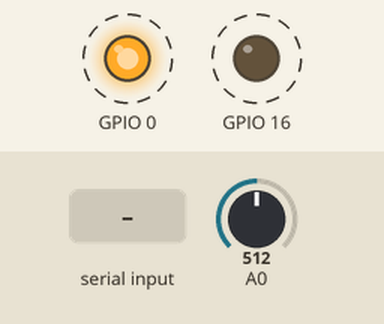
This sketch was run on a simulated ESP8266 (Wemos D1 mini). Shown: output pins drawn as LEDs (lit = HIGH). Dashed ring = blinking. Inputs (shaded band) come from the test bench; at power-on: A0 = 512. WiFi joins after 1.5 s; servers stay silent unless stated; a WiFi scan finds three made-up networks; what the sketch prints to the serial monitor is not drawn.

Above: at 2.4 s.
3.1 s: "scan\n" received over Serial
6.1 s: A0 set to 315
9.1 s: A0 set to 282
At 10.3 s:
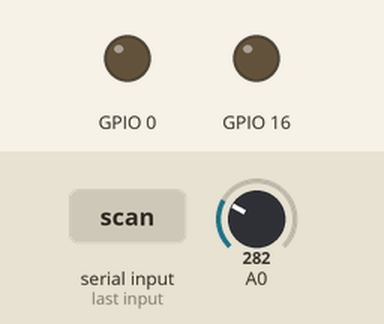
10.6 s: A0 set to 306
At 10.69 s:
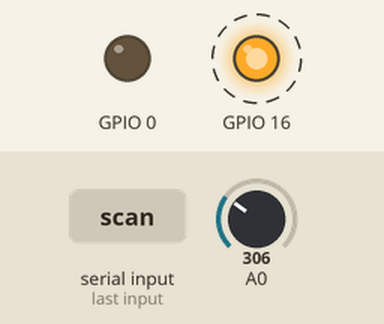
13.6 s: A0 set to 122
At 13.6 s:
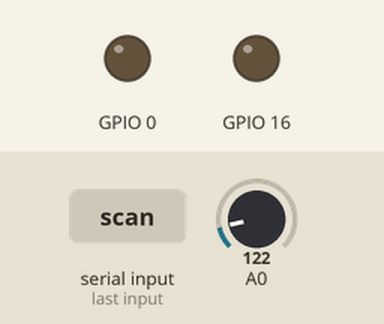
Timing chart, 0 to 16.6 s (numbered marks = the images above; inputs shaded):
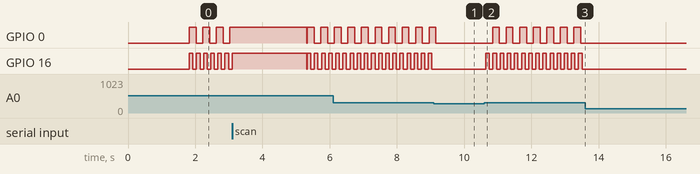

Measured:
- the behaviour switches between 300 and 299 on A0 (found by bisection; images 0 and 1)
- after the input at 9.1 s, GPIO 0: goes on until 9.1 s, then stays LOW; GPIO 16: stops changing and stays LOW
- after the input at 10.6 s, GPIO 0: alternates HIGH for 0.20 s and LOW for 0.20 s, starting after 0.25 s; GPIO 16: alternates HIGH for 0.11 s and LOW for 0.11 s, starting after 0.05 s
- after the input at 13.6 s, GPIO 0, GPIO 16: stops changing and stays LOW
- by itself, GPIO 0: alternates HIGH for 0.20 s and LOW for 0.20 s
- by itself, GPIO 16: alternates HIGH for 0.11 s and LOW for 0.11 s

The sketch:

client_firmware.ino
```cpp
/*
 * Gas Monitoring System - CLIENT FIRMWARE (IMPROVED)
 * ESP8266 Wemos D1 mini with MQ-2 Sensor, LED, and Buzzer
 *
 * Device IDs: 1-4
 * Connects to server WiFi AP and sends gas concentration data
 *
 * IMPROVED: Better diagnostics, auto-reconnect, debug output
 */

#include <ESP8266WiFi.h>
#include "config.h"

// ============================================
// Client Configuration
// ============================================
#define DEVICE_ID 1  // Change to 1-4 for each client device

// WiFi client
WiFiClient client;
bool connected = false;

// Connection attempts tracking
int connectionAttempts = 0;
unsigned long lastConnectionAttempt = 0;

// ============================================
// Sensor and Hardware State
// ============================================
uint16_t gasLevel = 0;
bool gasDetected = false;
bool wasGasDetected = false;

// Timing variables
unsigned long lastSensorRead = 0;
unsigned long lastDataSend = 0;
unsigned long lastLedBlink = 0;
unsigned long lastBuzzerToggle = 0;

// LED and Buzzer state
bool ledState = LOW;
bool buzzerState = LOW;

// ============================================
// Setup
// ============================================
void setup() {
  Serial.begin(115200);
  delay(100);

  Serial.println("\n\n");
  Serial.print("=== Gas Monitor Client - Device ");
  Serial.print(DEVICE_ID);
  Serial.println(" ===\n");

  // Initialize pins
  pinMode(LED_PIN, OUTPUT);
  pinMode(BUZZER_PIN, OUTPUT);
  pinMode(MQ2_PIN, INPUT);

  digitalWrite(LED_PIN, LOW);
  digitalWrite(BUZZER_PIN, LOW);

  // Print configuration
  Serial.println("Configuration:");
  Serial.print("  SSID: ");
  Serial.println(WIFI_SSID);
  Serial.print("  Server: ");
  Serial.print(SERVER_IP_ADDR);
  Serial.print(":");
  Serial.println(SERVER_PORT);
  Serial.print("  Gas Threshold: ");
  Serial.println(GAS_THRESHOLD);
  Serial.println();

  // Connect to WiFi
  connectToWiFi();

  Serial.println("Setup complete!");
  Serial.println();
}

// ============================================
// Main Loop
// ============================================
void loop() {
  unsigned long now = millis();

  // Maintain WiFi connection
  if (WiFi.status() != WL_CONNECTED) {
    if (connected) {
      Serial.println("⚠️  WiFi connection lost!");
      connected = false;
    }

    // Try to reconnect periodically
    if (now - lastConnectionAttempt >= CONNECTION_RETRY_INTERVAL) {
      connectToWiFi();
      lastConnectionAttempt = now;
    }
  }

  // Check if server connection is still alive
  if (WiFi.status() == WL_CONNECTED && connected && !client.connected()) {
    Serial.println("⚠️  Server connection lost!");
    client.stop();
    connected = false;
  }

  // Try to connect to server if WiFi is connected but no server connection
  if (WiFi.status() == WL_CONNECTED && !connected) {
    if (now - lastConnectionAttempt >= CONNECTION_RETRY_INTERVAL) {
      connectToServer();
      lastConnectionAttempt = now;
    }
  }

  // Read sensor at regular intervals
  if (now - lastSensorRead >= SENSOR_READ_INTERVAL) {
    readSensor();
    lastSensorRead = now;
  }

  // Detect gas threshold
  wasGasDetected = gasDetected;
  gasDetected = (gasLevel >= GAS_THRESHOLD);

  // Handle LED blinking when gas detected
  if (gasDetected) {
    if (now - lastLedBlink >= LED_BLINK_INTERVAL) {
      ledState = !ledState;
      digitalWrite(LED_PIN, ledState ? HIGH : LOW);
      lastLedBlink = now;
    }
  } else {
    digitalWrite(LED_PIN, LOW);
  }

  // Handle buzzer when gas detected
  if (gasDetected) {
    if (now - lastBuzzerToggle >= BUZZER_TONE_DURATION) {
      buzzerState = !buzzerState;
      digitalWrite(BUZZER_PIN, buzzerState ? HIGH : LOW);
      lastBuzzerToggle = now;
    }
  } else {
    digitalWrite(BUZZER_PIN, LOW);
    buzzerState = LOW;
  }

  // Send data to server at regular intervals
  if (connected && now - lastDataSend >= DATA_SEND_INTERVAL) {
    sendDataToServer();
    lastDataSend = now;
  }

  // Check for incoming data from server (optional)
  if (client.available()) {
    String response = client.readStringUntil('\n');
    Serial.print("Server response: ");
    Serial.println(response);
  }

  // Handle serial input
  serialEvent();

  delay(10);
}

// ============================================
// WiFi Connection
// ============================================
void connectToWiFi() {
  if (WiFi.status() == WL_CONNECTED) {
    return;
  }

  Serial.print("📡 Connecting to WiFi AP: ");
  Serial.println(WIFI_SSID);

  WiFi.mode(WIFI_STA);
  WiFi.begin(WIFI_SSID, WIFI_PASSWORD);

  connectionAttempts = 0;
  while (WiFi.status() != WL_CONNECTED && connectionAttempts < 20) {
    delay(500);
    Serial.print(".");
    connectionAttempts++;
  }

  Serial.println();

  if (WiFi.status() == WL_CONNECTED) {
    Serial.println("✅ WiFi connected!");
    Serial.print("📍 Local IP: ");
    Serial.println(WiFi.localIP());
    Serial.print("📡 Signal Strength: ");
    Serial.print(WiFi.RSSI());
    Serial.println(" dBm");
    Serial.println();

    // Try to connect to server
    connectToServer();
  } else {
    Serial.println("❌ Failed to connect to WiFi");
    Serial.print("Status: ");
    Serial.println(WiFi.status());
  }
}

// ============================================
// Server Connection
// ============================================
void connectToServer() {
  if (connected) {
    return;
  }

  if (WiFi.status() != WL_CONNECTED) {
    Serial.println("❌ Cannot connect to server - WiFi not connected");
    return;
  }

  Serial.print("🔗 Connecting to server: ");
  Serial.print(SERVER_IP_ADDR);
  Serial.print(":");
  Serial.println(SERVER_PORT);

  if (client.connect(SERVER_IP_ADDR, SERVER_PORT)) {
    connected = true;
    Serial.println("✅ Connected to server!");
    Serial.println();

    // Send initial registration message
    String regMsg = "REG:";
    regMsg += DEVICE_ID;
    regMsg += "\n";
    client.print(regMsg);

    Serial.print("📨 Sent registration: REG:");
    Serial.println(DEVICE_ID);
    Serial.println();

  } else {
    Serial.println("❌ Failed to connect to server");
    Serial.println("   - Check if server is running");
    Serial.println("   - Check network connectivity");
    Serial.println("   - Verify SERVER_IP_ADDR and SERVER_PORT in config.h");
    Serial.println();
    connected = false;
  }
}

// ============================================
// Sensor Reading
// ============================================
void readSensor() {
  gasLevel = analogRead(MQ2_PIN);
}

// ============================================
// Send Data to Server
// ============================================
void sendDataToServer() {
  if (!connected) {
    return;
  }

  // Send data in format: DATA:device_id:gas_level
  String dataMsg = "DATA:";
  dataMsg += DEVICE_ID;
  dataMsg += ":";
  dataMsg += gasLevel;
  dataMsg += "\n";

  if (client.print(dataMsg)) {
    Serial.print("📤 Sent: ");
    Serial.print(dataMsg);
    if (gasDetected) {
      Serial.println("  ⚠️  GAS DETECTED!");
    }
  } else {
    Serial.println("❌ Failed to send data!");
    connected = false;
  }
}

// ============================================
// Serial Debug Commands
// ============================================
void serialEvent() {
  while (Serial.available()) {
    String cmd = Serial.readStringUntil('\n');
    cmd.trim();

    if (cmd == "status") {
      Serial.println("\n╔════════════════════════════════╗");
      Serial.println("║       DEVICE STATUS REPORT       ║");
      Serial.println("╚════════════════════════════════╝");

      Serial.print("Device ID:        ");
      Serial.println(DEVICE_ID);

      Serial.print("WiFi Status:      ");
      Serial.print(WiFi.status() == WL_CONNECTED ? "✅ Connected" : "❌ Disconnected");
      Serial.println();

      if (WiFi.status() == WL_CONNECTED) {
        Serial.print("Local IP:         ");
        Serial.println(WiFi.localIP());
        Serial.print("Signal Strength:  ");
        Serial.print(WiFi.RSSI());
        Serial.println(" dBm");
      }

      Serial.print("Server Status:    ");
      Serial.print(connected ? "✅ Connected" : "❌ Disconnected");
      Serial.println();

      Serial.print("Gas Level:        ");
      Serial.println(gasLevel);

      Serial.print("Gas Threshold:    ");
      Serial.println(GAS_THRESHOLD);

      Serial.print("Gas Detected:     ");
      Serial.println(gasDetected ? "⚠️  YES" : "✅ NO");

      Serial.println();
    }

    else if (cmd == "restart") {
      Serial.println("🔄 Restarting device...");
      delay(1000);
      ESP.restart();
    }

    else if (cmd == "scan") {
      Serial.println("🔍 Scanning for WiFi networks...");
      int networks = WiFi.scanNetworks();
      Serial.print("Found ");
      Serial.print(networks);
      Serial.println(" networks:");

      for (int i = 0; i < networks; i++) {
        Serial.print("  ");
        Serial.print(i + 1);
        Serial.print(": ");
        Serial.print(WiFi.SSID(i));
        Serial.print(" (");
        Serial.print(WiFi.RSSI(i));
        Serial.println(" dBm)");
      }
      Serial.println();
    }

    else if (cmd == "help") {
      Serial.println("\n📖 Available commands:");
      Serial.println("  status  - Show device status");
      Serial.println("  restart - Restart device");
      Serial.println("  scan    - Scan WiFi networks");
      Serial.println("  help    - Show this message");
      Serial.println();
    }
  }
}
```
